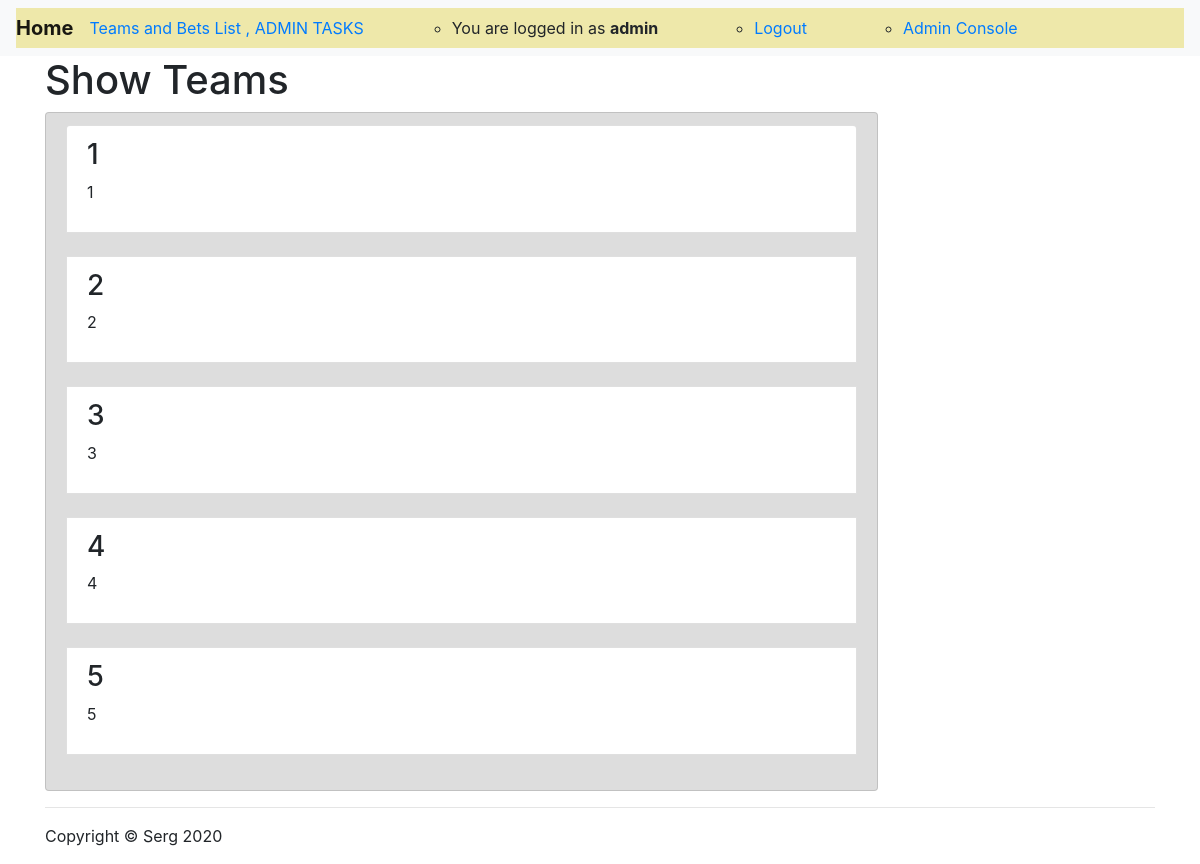
Page /showteams/ (signed in) on the earlier database version.
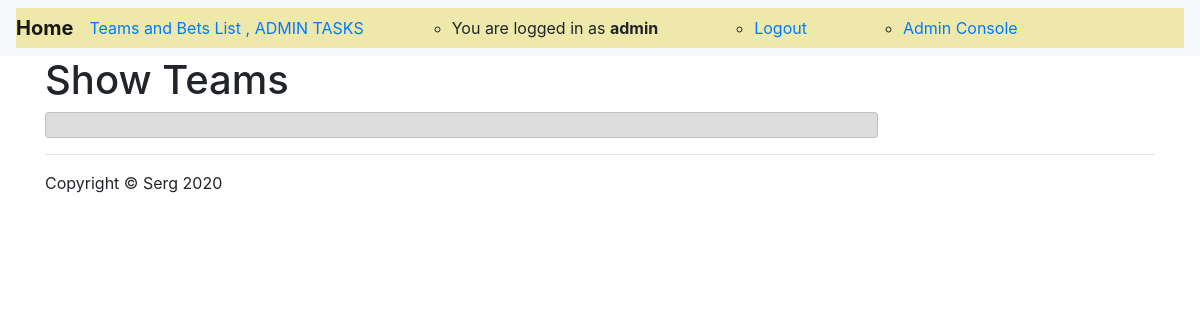
Same page on the later database version.
### sergtoto/models.py (models this page shows, shortened)
class Team(models.Model):
    name = models.CharField(verbose_name='team_name', max_length=30, unique=True, )
    description = models.TextField()
    added_by = models.ForeignKey(MyUser, on_delete=models.CASCADE)
    slug = models.SlugField(blank=True)
    selected_for_contest = models.BooleanField(default=False, blank=True)

### sergtoto/views.py (the view)
# urls.py: path('showteams/', teams_view, name='show_teams'),
def teams_view(request):
    teams = Team.objects.all()
    context = {
        'teams': teams,
    }
    return render(request, 'show_teams.html', context)

### sergtoto/templates/show_teams.html (shortened to what this page needs)
{% extends 'base.html' %}
{% load static %}
{% block content %}
    <h1>Show Teams</h1>
    <div class="col-lg-9">
    <div class="row list-group-item" style="background-color:#dddddd;">
        {% for team in  teams %}
            <div class="list-group-item">
                <h3>{{ team.name }}</h3>
                <p>{{ team.description }}</p>
            </div>
            <br>
        {% endfor %}
    </div>
    </div>
{% endblock content %}

Differences in the rows shown:
removed Team: name "1", description "1"
removed Team: name "2", description "2"
removed Team: name "3", description "3"
removed Team: name "4", description "4"
removed Team: name "5", description "5"
